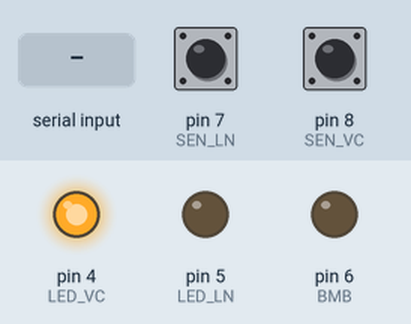
A sketch run on a simulated Arduino Uno, built with avr-gcc and run on an emulated ATmega328P. Shown: output pins drawn as LEDs (lit = HIGH). Inputs (shaded band) come from the test bench; at power-on: pin 8 (SEN_VC) HIGH, pin 7 (SEN_LN) HIGH. What the sketch prints to the serial monitor is not drawn.

Above: at 1.2 s.
1.3 s: "90,45\n" received over Serial
At 3.5 s:
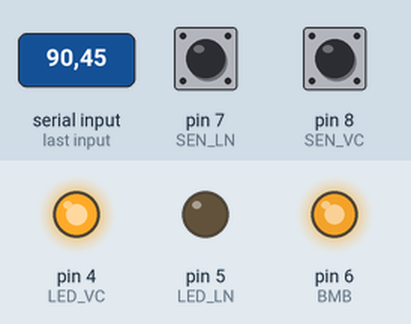
3.8 s: pin 8 (SEN_VC) pulled LOW for 1 s
At 4.6 s:
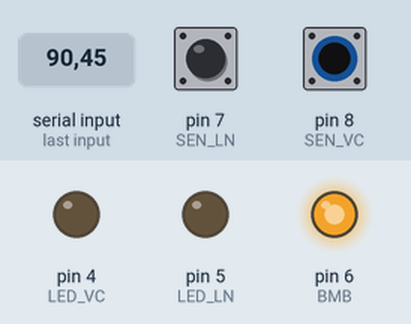
6.3 s: "30,150\n" received over Serial
At 8.5 s:
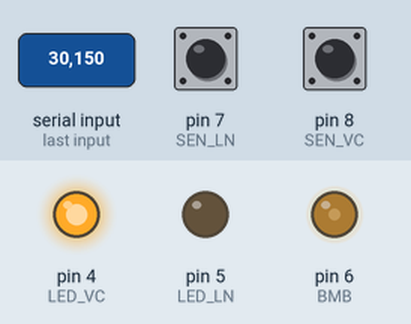
8.8 s: "5\n" received over Serial
At 10.6 s:
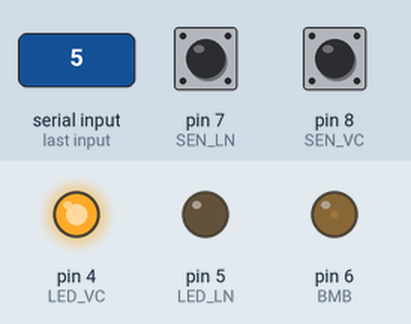
11.3 s: pin 8 (SEN_VC) pulled LOW for 0.15 s
At 11.38 s:
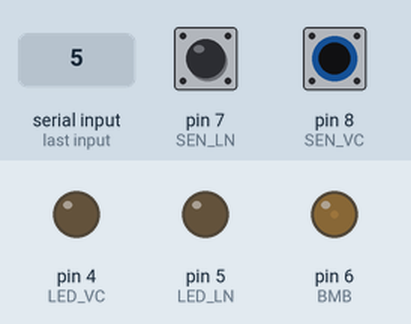
Timing chart, 0 to 14.3 s (numbered marks = the images above; inputs shaded):
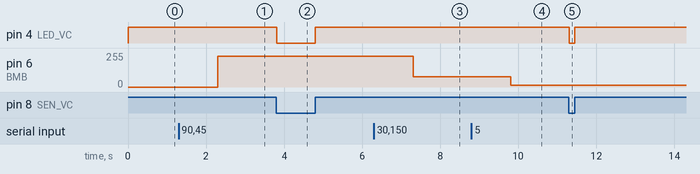

Measured:
- after the input at 1.3 s, pin 6 (BMB): 0/255 → 229/255 after 1.0 s
- after the input at 3.8 s, pin 4 (LED_VC): HIGH → LOW at once, → HIGH 0.99 s later
- after the input at 6.3 s, pin 6 (BMB): 229/255 → 76/255 after 1.0 s
- after the input at 8.8 s, pin 6 (BMB): 76/255 → 12/255 after 1.0 s
- after the input at 11.3 s, pin 4 (LED_VC): HIGH → LOW at once, → HIGH 0.14 s later

The sketch:

TanqueAgua.ino
```cpp
#define BMB 6
#define LED_LN 5
#define LED_VC 4
#define SEN_LN 7
#define SEN_VC 8

int percent;
int pwm;
int iGuion;
int iNumeral;
int lecturaLleno;
int lecturaVacio;

String percentS;
String lectura;

bool lleno;
bool vacio;

void setup()
{
  Serial.begin(9600);

  pinMode(BMB, OUTPUT);
  pinMode(LED_LN, OUTPUT);
  pinMode(LED_VC, OUTPUT);

  pinMode(SEN_LN, INPUT_PULLUP);
  pinMode(SEN_VC, INPUT_PULLUP);

  Serial.println("Ingresar el porcentaje de potencia de la bomba con este formato *C-XX#");
}

void loop()
{
  if (Serial.available() > 0) //Estado 4 - Si hay un dato disponible, lee y ejecuta SubString y Llenado
  {
    lectura = Serial.readString();
    SubString();
    Llenado();
  }

  if (digitalRead(SEN_LN) == HIGH && digitalRead(SEN_VC) == HIGH) //Estado 1 - Ambos sensores en 1 (tanque vacío) apaga Led lleno, prende Led vacio, indica por Serial
  {
    digitalWrite(LED_LN, LOW);
    digitalWrite(LED_VC, HIGH);
    Serial.println("Tanque vacío");
  }

  if (digitalRead(SEN_LN) == LOW && digitalRead(SEN_VC) == LOW) //Estado 2 - Ambos sensores en 0 (tanque lleno) apaga Led vacío, prende Led lleno, indica por Serial
  {
    analogWrite(BMB, LOW);
    digitalWrite(LED_LN, HIGH);
    digitalWrite(LED_VC, LOW);
    Serial.println("Carga completa");
  }

  if (digitalRead(SEN_VC) == LOW && digitalRead(SEN_LN) == HIGH) //Estado 3 - Sensor vacío en 0, sensor lleno en 1 (tanque medio lleno) apaga todos los Leds
  {
    digitalWrite(LED_LN, LOW);
    digitalWrite(LED_VC, LOW);
  }

  if (digitalRead(SEN_VC) == HIGH && digitalRead(SEN_LN) == LOW) //ERROR - Sensor lleno en 0, sensor vacío en 1 (no tiene sentido) indica el error
  {
    Serial.println("Error en el sensado");
  }
}

int SubString()
{
  iGuion = lectura.indexOf('-');
  iNumeral = lectura.indexOf('#');

  percentS = lectura.substring(iGuion + 1, iNumeral);

  percent = percentS.toInt();
}

void Llenado()
{
  pwm = percent * 2.55;

  analogWrite(BMB, pwm);
  Serial.print("Llenando a potencia ");
  Serial.print(percent);
  Serial.println("%");
}
```
